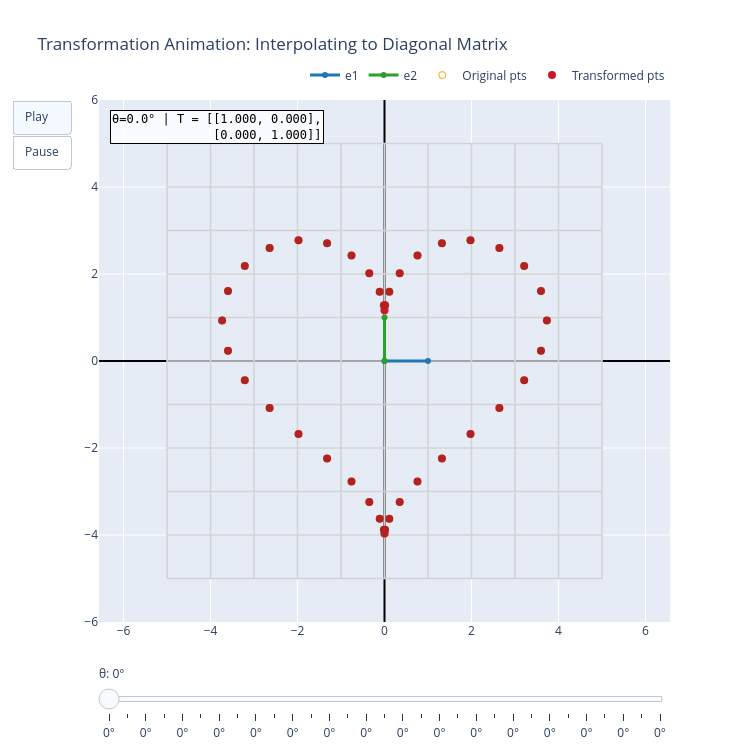

The notebook cell this image was saved under:
### Markdown cell above
## Diagonalization

### Code cell
# Diagonal matrix (scaling x by 2, y by 0.5)
D = np.array([[2.0, 0.0], [0.0, 0.5]])

# Interpolate from identity to D
n_frames = 30
matrices_sequence = []
for k in range(n_frames+1):
    t = k / n_frames
    M = (1-t)*np.eye(2) + t*D
    matrices_sequence.append([M])

# Points to transform (heart shape)
pts = heart_param_points(n=40)

# Show transformation animation
fig = show_transformation(
    matrices_sequence=matrices_sequence,
    points=pts,
    L=5,
    title='Transformation Animation: Interpolating to Diagonal Matrix',
    color_func=heart_line_color,
    frame_duration_ms=200
)
fig.show()

### Figure 1 — Plotly figure (JSON) as saved in the notebook; plotly's stock layout.template omitted (floating-point values rounded to 4 significant figures)
{"data": [{"hoverinfo": "skip", "line": {"color": "lightgray", "width": 1}, "mode": "lines", "opacity": 0.25, "showlegend": false, "type": "scatter", "x": [-5, -5], "y": [-5, 5]}, {"hoverinfo": "skip", "line": {"color": "lightgray", "width": 1}, "mode": "lines", "opacity": 0.25, "showlegend": false, "type": "scatter", "x": [-4, -4], "y": [-5, 5]}, {"hoverinfo": "skip", "line": {"color": "lightgray", "width": 1}, "mode": "lines", "opacity": 0.25, "showlegend": false, "type": "scatter", "x": [-3, -3], "y": [-5, 5]}, {"hoverinfo": "skip", "line": {"color": "lightgray", "width": 1}, "mode": "lines", "opacity": 0.25, "showlegend": false, "type": "scatter", "x": [-2, -2], "y": [-5, 5]}, {"hoverinfo": "skip", "line": {"color": "lightgray", "width": 1}, "mode": "lines", "opacity": 0.25, "showlegend": false, "type": "scatter", "x": [-1, -1], "y": [-5, 5]}, {"hoverinfo": "skip", "line": {"color": "lightgray", "width": 1}, "mode": "lines", "opacity": 0.25, "showlegend": false, "type": "scatter", "x": [0, 0], "y": [-5, 5]}, {"hoverinfo": "skip", "line": {"color": "lightgray", "width": 1}, "mode": "lines", "opacity": 0.25, "showlegend": false, "type": "scatter", "x": [1, 1], "y": [-5, 5]}, {"hoverinfo": "skip", "line": {"color": "lightgray", "width": 1}, "mode": "lines", "opacity": 0.25, "showlegend": false, "type": "scatter", "x": [2, 2], "y": [-5, 5]}, {"hoverinfo": "skip", "line": {"color": "lightgray", "width": 1}, "mode": "lines", "opacity": 0.25, "showlegend": false, "type": "scatter", "x": [3, 3], "y": [-5, 5]}, {"hoverinfo": "skip", "line": {"color": "lightgray", "width": 1}, "mode": "lines", "opacity": 0.25, "showlegend": false, "type": "scatter", "x": [4, 4], "y": [-5, 5]}, {"hoverinfo": "skip", "line": {"color": "lightgray", "width": 1}, "mode": "lines", "opacity": 0.25, "showlegend": false, "type": "scatter", "x": [5, 5], "y": [-5, 5]}, {"hoverinfo": "skip", "line": {"color": "lightgray", "width": 1}, "mode": "lines", "opacity": 0.25, "showlegend": false, "type": "scatter", "x": [-5, 5], "y": [-5, -5]}, {"hoverinfo": "skip", "line": {"color": "lightgray", "width": 1}, "mode": "lines", "opacity": 0.25, "showlegend": false, "type": "scatter", "x": [-5, 5], "y": [-4, -4]}, {"hoverinfo": "skip", "line": {"color": "lightgray", "width": 1}, "mode": "lines", "opacity": 0.25, "showlegend": false, "type": "scatter", "x": [-5, 5], "y": [-3, -3]}, {"hoverinfo": "skip", "line": {"color": "lightgray", "width": 1}, "mode": "lines", "opacity": 0.25, "showlegend": false, "type": "scatter", "x": [-5, 5], "y": [-2, -2]}, {"hoverinfo": "skip", "line": {"color": "lightgray", "width": 1}, "mode": "lines", "opacity": 0.25, "showlegend": false, "type": "scatter", "x": [-5, 5], "y": [-1, -1]}, {"hoverinfo": "skip", "line": {"color": "lightgray", "width": 1}, "mode": "lines", "opacity": 0.25, "showlegend": false, "type": "scatter", "x": [-5, 5], "y": [0, 0]}, {"hoverinfo": "skip", "line": {"color": "lightgray", "width": 1}, "mode": "lines", "opacity": 0.25, "showlegend": false, "type": "scatter", "x": [-5, 5], "y": [1, 1]}, {"hoverinfo": "skip", "line": {"color": "lightgray", "width": 1}, "mode": "lines", "opacity": 0.25, "showlegend": false, "type": "scatter", "x": [-5, 5], "y": [2, 2]}, {"hoverinfo": "skip", "line": {"color": "lightgray", "width": 1}, "mode": "lines", "opacity": 0.25, "showlegend": false, "type": "scatter", "x": [-5, 5], "y": [3, 3]}, {"hoverinfo": "skip", "line": {"color": "lightgray", "width": 1}, "mode": "lines", "opacity": 0.25, "showlegend": false, "type": "scatter", "x": [-5, 5], "y": [4, 4]}, {"hoverinfo": "skip", "line": {"color": "lightgray", "width": 1}, "mode": "lines", "opacity": 0.25, "showlegend": false, "type": "scatter", "x": [-5, 5], "y": [5, 5]}, {"hoverinfo": "skip", "line": {"color": "lightgray", "width": 1.5}, "mode": "lines", "showlegend": false, "type": "scatter", "x": [-5, -5], "y": [-5, 5]}, {"hoverinfo": "skip", "line": {"color": "lightgray", "width": 1.5}, "mode": "lines", "showlegend": false, "type": "scatter", "x": [-4, -4], "y": [-5, 5]}, {"hoverinfo": "skip", "line": {"color": "lightgray", "width": 1.5}, "mode": "lines", "showlegend": false, "type": "scatter", "x": [-3, -3], "y": [-5, 5]}, {"hoverinfo": "skip", "line": {"color": "lightgray", "width": 1.5}, "mode": "lines", "showlegend": false, "type": "scatter", "x": [-2, -2], "y": [-5, 5]}, {"hoverinfo": "skip", "line": {"color": "lightgray", "width": 1.5}, "mode": "lines", "showlegend": false, "type": "scatter", "x": [-1, -1], "y": [-5, 5]}, {"hoverinfo": "skip", "line": {"color": "lightgray", "width": 1.5}, "mode": "lines", "showlegend": false, "type": "scatter", "x": [0, 0], "y": [-5, 5]}, {"hoverinfo": "skip", "line": {"color": "lightgray", "width": 1.5}, "mode": "lines", "showlegend": false, "type": "scatter", "x": [1, 1], "y": [-5, 5]}, {"hoverinfo": "skip", "line": {"color": "lightgray", "width": 1.5}, "mode": "lines", "showlegend": false, "type": "scatter", "x": [2, 2], "y": [-5, 5]}, {"hoverinfo": "skip", "line": {"color": "lightgray", "width": 1.5}, "mode": "lines", "showlegend": false, "type": "scatter", "x": [3, 3], "y": [-5, 5]}, {"hoverinfo": "skip", "line": {"color": "lightgray", "width": 1.5}, "mode": "lines", "showlegend": false, "type": "scatter", "x": [4, 4], "y": [-5, 5]}, {"hoverinfo": "skip", "line": {"color": "lightgray", "width": 1.5}, "mode": "lines", "showlegend": false, "type": "scatter", "x": [5, 5], "y": [-5, 5]}, {"hoverinfo": "skip", "line": {"color": "lightgray", "width": 1.5}, "mode": "lines", "showlegend": false, "type": "scatter", "x": [-5, 5], "y": [-5, -5]}, {"hoverinfo": "skip", "line": {"color": "lightgray", "width": 1.5}, "mode": "lines", "showlegend": false, "type": "scatter", "x": [-5, 5], "y": [-4, -4]}, {"hoverinfo": "skip", "line": {"color": "lightgray", "width": 1.5}, "mode": "lines", "showlegend": false, "type": "scatter", "x": [-5, 5], "y": [-3, -3]}, {"hoverinfo": "skip", "line": {"color": "lightgray", "width": 1.5}, "mode": "lines", "showlegend": false, "type": "scatter", "x": [-5, 5], "y": [-2, -2]}, {"hoverinfo": "skip", "line": {"color": "lightgray", "width": 1.5}, "mode": "lines", "showlegend": false, "type": "scatter", "x": [-5, 5], "y": [-1, -1]}, {"hoverinfo": "skip", "line": {"color": "lightgray", "width": 1.5}, "mode": "lines", "showlegend": false, "type": "scatter", "x": [-5, 5], "y": [0, 0]}, {"hoverinfo": "skip", "line": {"color": "lightgray", "width": 1.5}, "mode": "lines", "showlegend": false, "type": "scatter", "x": [-5, 5], "y": [1, 1]}, {"hoverinfo": "skip", "line": {"color": "lightgray", "width": 1.5}, "mode": "lines", "showlegend": false, "type": "scatter", "x": [-5, 5], "y": [2, 2]}, {"hoverinfo": "skip", "line": {"color": "lightgray", "width": 1.5}, "mode": "lines", "showlegend": false, "type": "scatter", "x": [-5, 5], "y": [3, 3]}, {"hoverinfo": "skip", "line": {"color": "lightgray", "width": 1.5}, "mode": "lines", "showlegend": false, "type": "scatter", "x": [-5, 5], "y": [4, 4]}, {"hoverinfo": "skip", "line": {"color": "lightgray", "width": 1.5}, "mode": "lines", "showlegend": false, "type": "scatter", "x": [-5, 5], "y": [5, 5]}, {"line": {"color": "#1f77b4", "width": 3}, "marker": {"size": 6}, "mode": "lines+markers", "name": "e1", "type": "scatter", "x": [0, 1], "y": [0, 0]}, {"line": {"color": "#2ca02c", "width": 3}, "marker": {"size": 6}, "mode": "lines+markers", "name": "e2", "type": "scatter", "x": [0, 0], "y": [0, 1]}, {"marker": {"color": "orange", "size": 7, "symbol": "circle-open"}, "mode": "markers", "name": "Original pts", "type": "scatter", "x": [0.0, 0.01429, 0.1102, 0.3493, 0.7581, 1.32, 1.977, 2.641, 3.212, 3.597, 3.733, 3.597, 3.212, 2.641, 1.977, 1.32, 0.7581, 0.3493, 0.1102, 0.01429, 6.857e-48, -0.01429, -0.1102, -0.3493, -0.7581, -1.32, -1.977, -2.641, -3.212, -3.597, -3.733, -3.597, -3.212, -2.641, -1.977, -1.32, -0.7581, -0.3493, -0.1102, -0.01429], "y": [1.167, 1.282, 1.595, 2.016, 2.426, 2.708, 2.776, 2.596, 2.187, 1.607, 0.9333, 0.2344, -0.4431, -1.08, -1.677, -2.242, -2.77, -3.243, -3.627, -3.879, -3.967, -3.879, -3.627, -3.243, -2.77, -2.242, -1.677, -1.08, -0.4431, 0.2344, 0.9333, 1.607, 2.187, 2.596, 2.776, 2.708, 2.426, 2.016, 1.595, 1.282]}, {"marker": {"color": ["#D0162F", "firebrick", "firebrick", "firebrick", "firebrick", "firebrick", "firebrick", "firebrick", "firebrick", "firebrick", "firebrick", "firebrick", "firebrick", "firebrick", "firebrick", "firebrick", "firebrick", "firebrick", "firebrick", "firebrick", "firebrick", "firebrick", "firebrick", "firebrick", "firebrick", "firebrick", "firebrick", "firebrick", "firebrick", "firebrick", "firebrick", "firebrick", "firebrick", "firebrick", "firebrick", "firebrick", "firebrick", "firebrick", "firebrick", "firebrick"], "size": 8}, "mode": "markers", "name": "Transformed pts", "type": "scatter", "x": [0.0, 0.01429, 0.1102, 0.3493, 0.7581, 1.32, 1.977, 2.641, 3.212, 3.597, 3.733, 3.597, 3.212, 2.641, 1.977, 1.32, 0.7581, 0.3493, 0.1102, 0.01429, 6.857e-48, -0.01429, -0.1102, -0.3493, -0.7581, -1.32, -1.977, -2.641, -3.212, -3.597, -3.733, -3.597, -3.212, -2.641, -1.977, -1.32, -0.7581, -0.3493, -0.1102, -0.01429], "y": [1.167, 1.282, 1.595, 2.016, 2.426, 2.708, 2.776, 2.596, 2.187, 1.607, 0.9333, 0.2344, -0.4431, -1.08, -1.677, -2.242, -2.77, -3.243, -3.627, -3.879, -3.967, -3.879, -3.627, -3.243, -2.77, -2.242, -1.677, -1.08, -0.4431, 0.2344, 0.9333, 1.607, 2.187, 2.596, 2.776, 2.708, 2.426, 2.016, 1.595, 1.282]}], "layout": {"annotations": [{"bgcolor": "rgba(255,255,255,0.8)", "bordercolor": "black", "borderwidth": 1, "font": {"color": "black", "family": "monospace", "size": 12}, "showarrow": false, "text": "θ=0.0° | T = [[1.000, 0.000],<br>              [0.000, 1.000]]", "x": 0.02, "xanchor": "left", "xref": "paper", "y": 0.98, "yanchor": "top", "yref": "paper"}], "height": 750, "legend": {"orientation": "h", "x": 1, "xanchor": "right", "y": 1.02, "yanchor": "bottom"}, "sliders": [{"active": 0, "currentvalue": {"prefix": "θ: ", "suffix": "", "visible": true}, "pad": {"t": 40}, "steps": [{"args": [["frame_0"], {"frame": {"duration": 0, "redraw": true}, "mode": "immediate", "transition": {"duration": 0}}], "label": "0°", "method": "animate"}, {"args": [["frame_1"], {"frame": {"duration": 0, "redraw": true}, "mode": "immediate", "transition": {"duration": 0}}], "label": "0°", "method": "animate"}, {"args": [["frame_2"], {"frame": {"duration": 0, "redraw": true}, "mode": "immediate", "transition": {"duration": 0}}], "label": "0°", "method": "animate"}, {"args": [["frame_3"], {"frame": {"duration": 0, "redraw": true}, "mode": "immediate", "transition": {"duration": 0}}], "label": "0°", "method": "animate"}, {"args": [["frame_4"], {"frame": {"duration": 0, "redraw": true}, "mode": "immediate", "transition": {"duration": 0}}], "label": "0°", "method": "animate"}, {"args": [["frame_5"], {"frame": {"duration": 0, "redraw": true}, "mode": "immediate", "transition": {"duration": 0}}], "label": "0°", "method": "animate"}, {"args": [["frame_6"], {"frame": {"duration": 0, "redraw": true}, "mode": "immediate", "transition": {"duration": 0}}], "label": "0°", "method": "animate"}, {"args": [["frame_7"], {"frame": {"duration": 0, "redraw": true}, "mode": "immediate", "transition": {"duration": 0}}], "label": "0°", "method": "animate"}, {"args": [["frame_8"], {"frame": {"duration": 0, "redraw": true}, "mode": "immediate", "transition": {"duration": 0}}], "label": "0°", "method": "animate"}, {"args": [["frame_9"], {"frame": {"duration": 0, "redraw": true}, "mode": "immediate", "transition": {"duration": 0}}], "label": "0°", "method": "animate"}, {"args": [["frame_10"], {"frame": {"duration": 0, "redraw": true}, "mode": "immediate", "transition": {"duration": 0}}], "label": "0°", "method": "animate"}, {"args": [["frame_11"], {"frame": {"duration": 0, "redraw": true}, "mode": "immediate", "transition": {"duration": 0}}], "label": "0°", "method": "animate"}, {"args": [["frame_12"], {"frame": {"duration": 0, "redraw": true}, "mode": "immediate", "transition": {"duration": 0}}], "label": "0°", "method": "animate"}, {"args": [["frame_13"], {"frame": {"duration": 0, "redraw": true}, "mode": "immediate", "transition": {"duration": 0}}], "label": "0°", "method": "animate"}, {"args": [["frame_14"], {"frame": {"duration": 0, "redraw": true}, "mode": "immediate", "transition": {"duration": 0}}], "label": "0°", "method": "animate"}, {"args": [["frame_15"], {"frame": {"duration": 0, "redraw": true}, "mode": "immediate", "transition": {"duration": 0}}], "label": "0°", "method": "animate"}, {"args": [["frame_16"], {"frame": {"duration": 0, "redraw": true}, "mode": "immediate", "transition": {"duration": 0}}], "label": "0°", "method": "animate"}, {"args": [["frame_17"], {"frame": {"duration": 0, "redraw": true}, "mode": "immediate", "transition": {"duration": 0}}], "label": "0°", "method": "animate"}, {"args": [["frame_18"], {"frame": {"duration": 0, "redraw": true}, "mode": "immediate", "transition": {"duration": 0}}], "label": "0°", "method": "animate"}, {"args": [["frame_19"], {"frame": {"duration": 0, "redraw": true}, "mode": "immediate", "transition": {"duration": 0}}], "label": "0°", "method": "animate"}, {"args": [["frame_20"], {"frame": {"duration": 0, "redraw": true}, "mode": "immediate", "transition": {"duration": 0}}], "label": "0°", "method": "animate"}, {"args": [["frame_21"], {"frame": {"duration": 0, "redraw": true}, "mode": "immediate", "transition": {"duration": 0}}], "label": "0°", "method": "animate"}, {"args": [["frame_22"], {"frame": {"duration": 0, "redraw": true}, "mode": "immediate", "transition": {"duration": 0}}], "label": "0°", "method": "animate"}, {"args": [["frame_23"], {"frame": {"duration": 0, "redraw": true}, "mode": "immediate", "transition": {"duration": 0}}], "label": "0°", "method": "animate"}, {"args": [["frame_24"], {"frame": {"duration": 0, "redraw": true}, "mode": "immediate", "transition": {"duration": 0}}], "label": "0°", "method": "animate"}, {"args": [["frame_25"], {"frame": {"duration": 0, "redraw": true}, "mode": "immediate", "transition": {"duration": 0}}], "label": "0°", "method": "animate"}, {"args": [["frame_26"], {"frame": {"duration": 0, "redraw": true}, "mode": "immediate", "transition": {"duration": 0}}], "label": "0°", "method": "animate"}, {"args": [["frame_27"], {"frame": {"duration": 0, "redraw": true}, "mode": "immediate", "transition": {"duration": 0}}], "label": "0°", "method": "animate"}, {"args": [["frame_28"], {"frame": {"duration": 0, "redraw": true}, "mode": "immediate", "transition": {"duration": 0}}], "label": "0°", "method": "animate"}, {"args": [["frame_29"], {"frame": {"duration": 0, "redraw": true}, "mode": "immediate", "transition": {"duration": 0}}], "label": "0°", "method": "animate"}, {"args": [["frame_30"], {"frame": {"duration": 0, "redraw": true}, "mode": "immediate", "transition": {"duration": 0}}], "label": "0°", "method": "animate"}]}], "title": {"text": "Transformation Animation: Interpolating to Diagonal Matrix"}, "updatemenus": [{"buttons": [{"args": [null, {"frame": {"duration": 200, "redraw": true}, "fromcurrent": true}], "label": "Play", "method": "animate"}, {"args": [[null], {"mode": "immediate"}], "label": "Pause", "method": "animate"}], "showactive": true, "type": "buttons"}], "width": 750, "xaxis": {"range": [-6, 6], "zeroline": true, "zerolinecolor": "black", "zerolinewidth": 2}, "yaxis": {"range": [-6, 6], "scaleanchor": "x", "scaleratio": 1, "zeroline": true, "zerolinecolor": "black", "zerolinewidth": 2}}}
